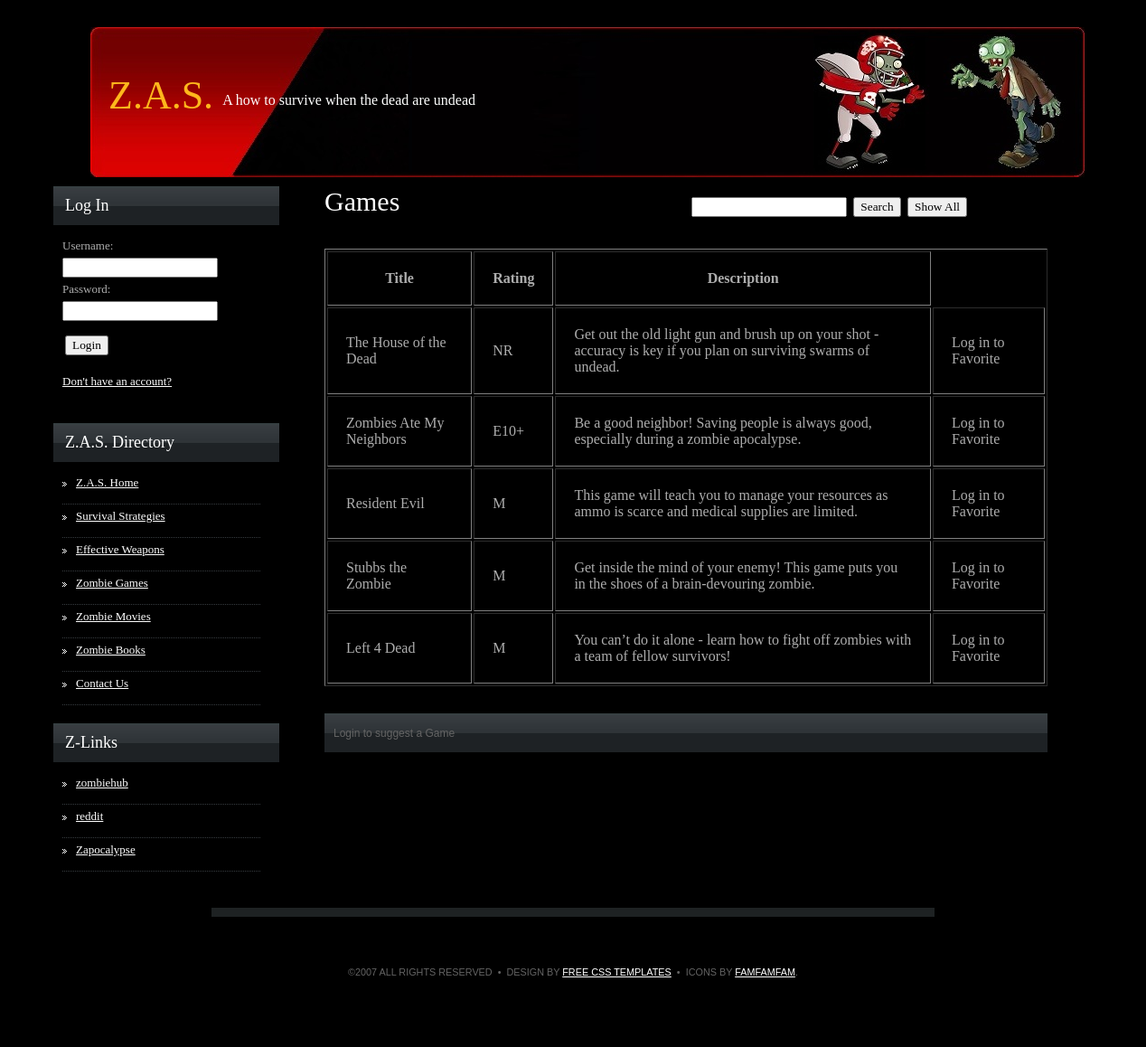
Screenshot of /games.php with the database file from the repository.
### tables this page shows
CREATE TABLE `z_games` (
  `game_id` int(11) NOT NULL AUTO_INCREMENT,
  `title` varchar(50) DEFAULT NULL,
  `esrb_rating` varchar(5) DEFAULT NULL,
  `year_released` int(11) DEFAULT NULL,
  `reasoning` varchar(240) DEFAULT NULL,
  PRIMARY KEY (`game_id`)
);

### games.php (the view, shortened to what this page needs)
<?php
	include 'header.php';
	include 'dbconnect.php';
?>
<!DOCTYPE html PUBLIC "-//W3C//DTD XHTML 1.0 Strict//EN" "http://www.w3.org/TR/xhtml1/DTD/xhtml1-strict.dtd">
<html xmlns="http://www.w3.org/1999/xhtml">
<head>
<link href="style.css" rel="stylesheet" type="text/css" media="screen" />
</head>
<body>
<div id="wrapper">
<div id="page">
	<div id="content">
		<div class="post">
			<h1 class="title">
			<form action="games.php" method="post" class="searchform">
			Games
			&nbsp;&nbsp;&nbsp;&nbsp;&nbsp;&nbsp;&nbsp;&nbsp;&nbsp;&nbsp;&nbsp;&nbsp;
			&nbsp;&nbsp;&nbsp;&nbsp;&nbsp;&nbsp;&nbsp;&nbsp;&nbsp;&nbsp;&nbsp;&nbsp;
			&nbsp;&nbsp;&nbsp;&nbsp;&nbsp;&nbsp;&nbsp;&nbsp;&nbsp;&nbsp;&nbsp;&nbsp;
			&nbsp;&nbsp;
					<input type="text" id="searchg" name="searchg" />
					<input type="submit" class="formbutton" value="Search" />
					<form action="games.php" method="post" class="searchform">
					<input type="submit" class="formbutton" value="Show All" />
			</form>
			</h1>
			<div class="games">
<?php
	if($_POST['searchg'] != null){
		$search_value = mysqli_real_escape_string($db, $_POST['searchg']);
		$result = mysqli_query($db, "SELECT * FROM z_games WHERE title LIKE '%".$search_value."%' OR esrb_rating LIKE '%".$search_value."%'");
	}else if($_POST['searchall'] != null){
		$result = mysqli_query($db, "SELECT * FROM z_games ORDER BY game_id DESC");
	}else{
		$result = mysqli_query($db, "SELECT * FROM z_games ORDER BY game_id DESC LIMIT 5");
	}
	echo "<table border=1 cellpadding=20>
		<tr>
		<th>Title</th>
		<th>Rating</th>
		<th>Description</th>
		</tr>";
	while($row = mysqli_fetch_array($result)){
	   echo "<tr>";
	   echo "<td>" . $row['title'] . "</td>";
	   echo "<td>" . $row['esrb_rating'] . "</td>";
	   echo "<td>" . $row['reasoning'] . "</td>";
       echo "<td>";
       if (isset($_SESSION['name'])) {
           $addF_condition = mysqli_query($db, "SELECT * FROM users natural join z_game_preferences natural join z_games where users.username = \"" . $_SESSION['name']."\" AND game_id = \"".$row['game_id']."\"");
           if(mysqli_fetch_array($addF_condition) == null){
                    echo "<form action=\"favoriteInsert.php\" method=\"post\" class=\"preferenceform\">
                    <input type=\"hidden\" id=\"game_id\" name=\"game_id\" value=" . $row['game_id'] ." />
                    <input type=\"submit\" class=\"formbutton\" value=\"Add to Favorites\" />
                    </form>";
           }
           else{
               echo "Already Favorited";
           }
       }else{
           echo "Log in to Favorite";
       }
       echo "</td>";
	   echo "</tr>";
	}
	echo "</table>";
	echo "</div>
		 <p class=\"meta\">";
	if (isset($_SESSION['name'])) {
	    echo "<a href=\"gameSubmit.php\">Know a good zombie game we're missing? </a>";
	}else{
		echo "Login to suggest a Game";
	}
	echo"</p>";
?>
</div>
</div>
	<?php
		include "sidebar.php";
	?>
</div>
</div>
<div id="footer">
	<p>&copy;2007 All Rights Reserved &nbsp;&bull;&nbsp; Design by <a href="http://www.freecsstemplates.org/">Free CSS Templates</a> &nbsp;&bull;&nbsp; Icons by <a href="http://www.famfamfam.com/">FAMFAMFAM</a>.</p>
</div>
</body>
</html>

### style.css (style rules this page uses)
body { margin-top: 30px; padding: 0; background: #000000; font-size: 13px; text-align: justify; color: #ADADAD; }
body, th, td, input, textarea, select, option { font-family: "Trebuchet MS", "Times New Roman", Arial, Times, serif; }
h1, h2, h3 { font-family: Arial, Helvetica, sans-serif; font-weight: normal; color: #819CDB; }
h1 { font-size: 36px; }
p, ul, ol { line-height: 200%; }
a { color: #FFFFFF; }
#page { width: 1250px; margin: 0 auto; }
#content { float: right; width: 800px; margin: 0; margin-bottom: 30px; margin-right: 100px; }
.post { padding: 0px 0px 0 0px; }
.title { margin: 0; padding-bottom: 5px; font-size: 30px; font-family: Georgia, "Times New Roman", Times, serif; color: #FFFFFF; }
.meta { text-align: left; color: #646464; padding: 10px 10px; margin: 30px 0; background: url(images/img02.jpg) repeat-x left top; //text-transform: uppercase; font-family: Arial, Helvetica, sans-serif; font-size: 12px; }
#footer { clear: both; height: 136px; width: 800px; margin: 0 auto; border-top: 10px solid #1E2223; text-align: center; font-size: smaller; font-family: Arial, Helvetica, sans-serif; color: #646464; }
#footer p { padding-top: 40px; text-transform: uppercase; }
#footer p a { color: #FFFFFF; }

### rows the page displays
z_games: title "The House of the Dead", esrb_rating "NR", reasoning "Get out the old light gun and brush up on your shot - accuracy is key if you plan on surviving swarms of undead."
z_games: title "Zombies Ate My Neighbors", esrb_rating "E10+", reasoning "Be a good neighbor! Saving people is always good, especially during a zombie apocalypse."
z_games: title "Resident Evil", esrb_rating "M", reasoning "This game will teach you to manage your resources as ammo is scarce and medical supplies are limited."
z_games: title "Stubbs the Zombie", esrb_rating "M", reasoning "Get inside the mind of your enemy! This game puts you in the shoes of a brain-devouring zombie."
z_games: title "Left 4 Dead", esrb_rating "M", reasoning "You can’t do it alone - learn how to fight off zombies with a team of fellow survivors!"
